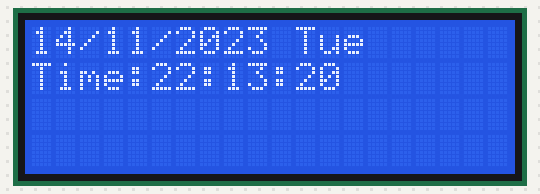
A sketch run on a simulated Arduino Uno, built with avr-gcc and run on an emulated ATmega328P. Shown: 20×4 character LCD. The local clock reads 2024-03-15 10:24:30 at power-on unless the sketch sets it.

Above: at 0.2 s.
At 4.1 s:
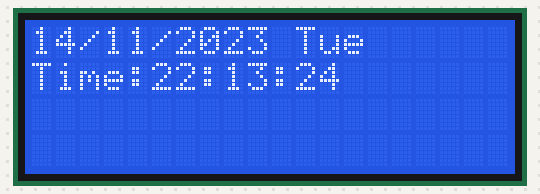
At 12.1 s:
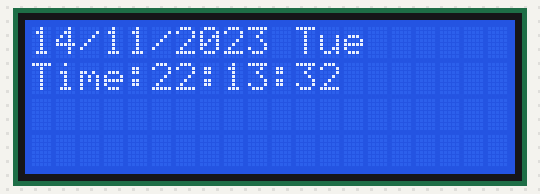
At 15.1 s:
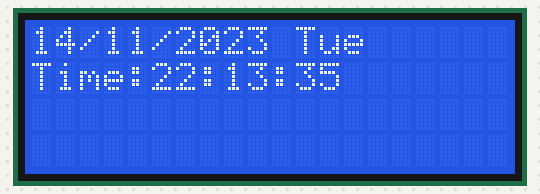
At 20.1 s:
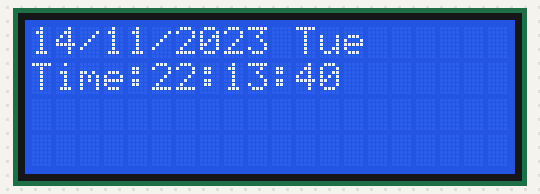
At 37.1 s:
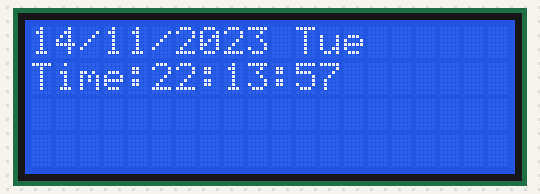

The sketch:

TestRtc.ino
```cpp
// requires the Adafruit BusIO library to be installed for Adafruit_I2Cdevice.h
#include <Wire.h>
#include <LiquidCrystal_I2C.h>
#include "RTClib.h"

DateTime now;
char daysOfTheWeek[7][12] = {"Sun", "Mon", "Tue", "Wed", "Thu", "Fri", "Sat"};

RTC_DS3231 rtc;
LiquidCrystal_I2C lcd(0x27, 20, 4); // I2C address 0x27, 20 column and 4 rows
// LiquidCrystal lcd(7, 6, 5, 4, 3, 2); // (rs, e, d4, d5, d6, d7)

void showDate(void);
void showTime(void);
void showDay(void);


void setup ()
{
  Serial.begin(9600);
  lcd.init(); //initialize the lcd
  lcd.backlight(); //open the backlight
  lcd.setCursor(0, 0);
  //delay(2000);
  if (! rtc.begin())
  {
    Serial.println("Couldn't find RTC Module");
    while (1);
  }

  if (rtc.lostPower())
  {
    Serial.println("RTC lost power, lets set the time!");
    rtc.adjust(DateTime(F(__DATE__), F(__TIME__)));
  }
  rtc.adjust(DateTime(F(__DATE__), F(__TIME__)));
}

void loop ()
{
  now = rtc.now();
  showDate();
  showDay();
  showTime();
}


 void showDate()
 {
  lcd.setCursor(0,0);
  lcd.print(now.day());
  lcd.print('/');
  lcd.print(now.month());
  lcd.print('/');
  lcd.print(now.year());
 }
 void showDay()
 {
  lcd.setCursor(11,0);
  lcd.print(daysOfTheWeek[now.dayOfTheWeek()]);
 }
 void showTime()
 {
  lcd.setCursor(0,1);
  lcd.print("Time:");
  lcd.print(now.hour());
  lcd.print(':');
  lcd.print(now.minute());
  lcd.print(':');
  lcd.print(now.second());
  lcd.print("    ");
 } 
```

Measured:
- what the display in image 1 shows lasts 1.0 s, from 4.0 s to 5.0 s
